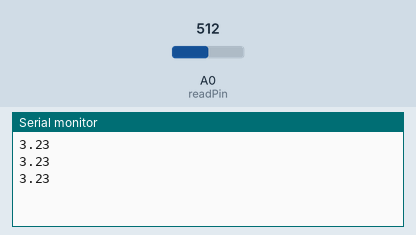
Recording of a sketch running on a simulated Arduino Uno, built with avr-gcc and run on an emulated ATmega328P. Shown: the last lines printed to the serial monitor. The inputs (shaded band) are chosen by the test bench; at power-on: A0 (readPin) = 512.

Above: at 1.4 s.
1.5 s: A0 (readPin) set to 716
At 2.2 s:
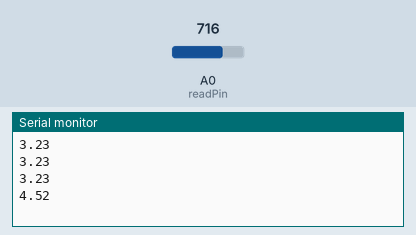
3.0 s: A0 (readPin) set to 900
At 3.5 s:
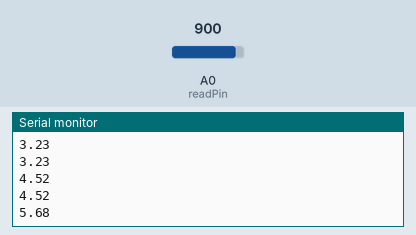
Timing chart, 0 to 6.0 s (numbered marks = the images above; inputs shaded):
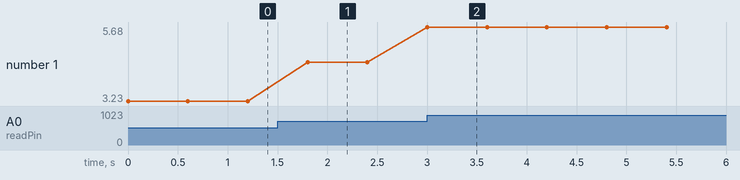

Measured:
- after the input at 1.5 s, the serial monitor: prints a new line after 0.30 s (image 1)
- after the input at 3.0 s, the serial monitor: prints a new line at once (image 2)
- plotted number 1: 3.23 → 4.52 after the input at 1.5 s, 4.52 → 5.68 after the input at 3.0 s

The sketch:

analogRead.ino
```cpp
int readPin=A0;
float V2=0;
int readVal;
int time=600;
void setup() {
  // put your setup code here, to run once:
pinMode(readPin,INPUT);
Serial.begin(9600);
}

void loop() {
  // put your main code here, to run repeatedly:
readVal=analogRead(readPin);
V2=(3.3/523.)*readVal;
Serial.println(V2);
delay(time);
}
```
